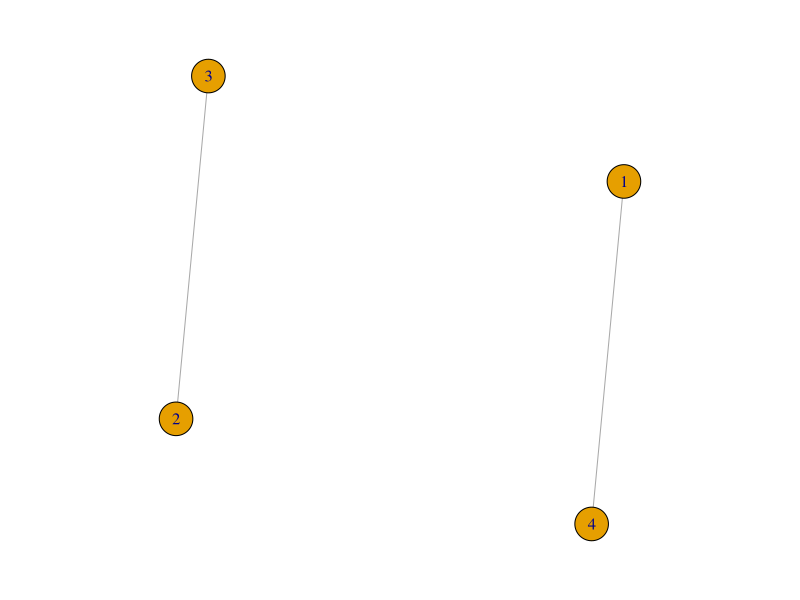
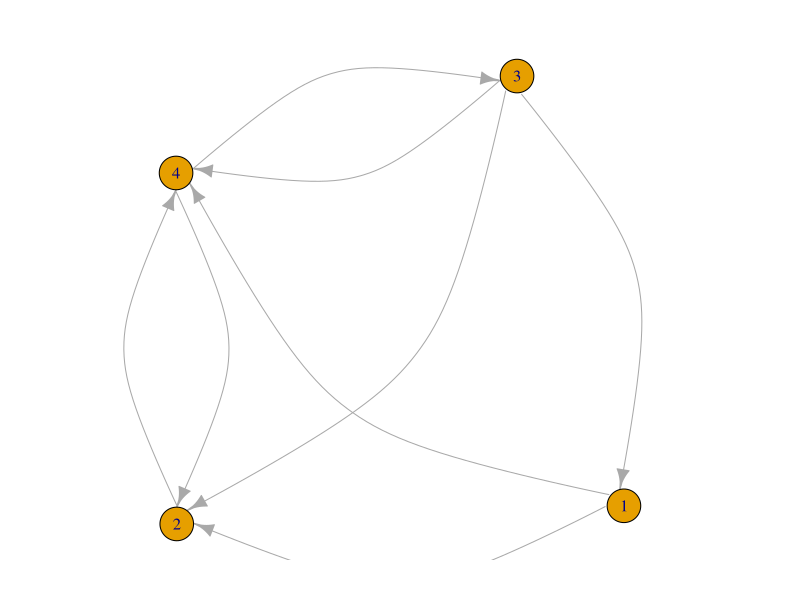
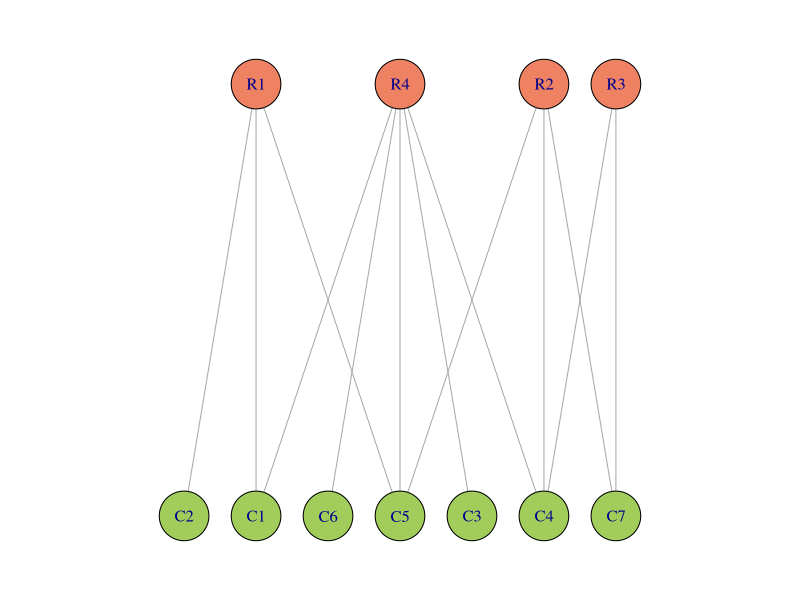
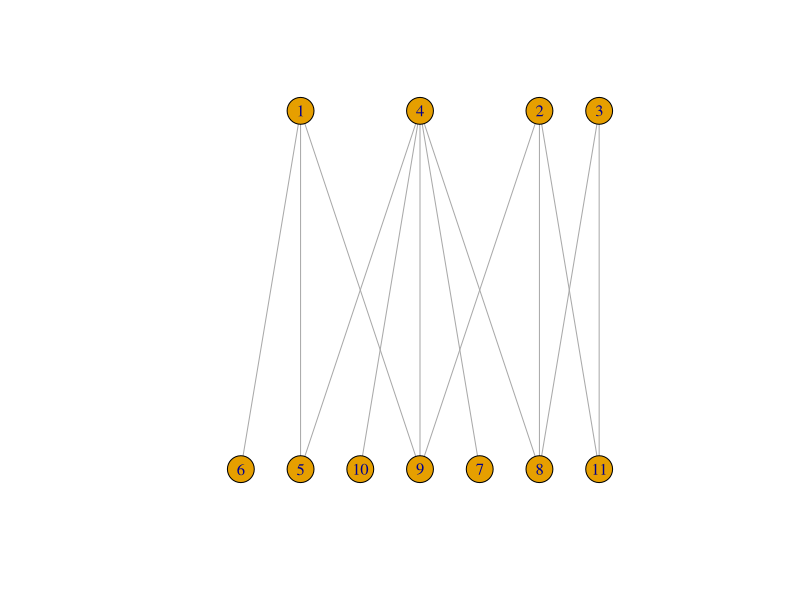

Here is the R script that generated these plots, in order:
setwd("~/Dropbox/Multiplex/Ecologie/Exposes/2017-06-Inecol-Xalapa/Code_R_plots")

library(igraph)
library(xtable)

##### Symetric
n=4
X=matrix(rbinom(n^2,1,.2),nrow=n,ncol=n)
diag(X)=0
X[lower.tri(X)]=X[upper.tri(X)]
isSymmetric(X)


xtable(X,digits = 1)

G=graph_from_adjacency_matrix(X,mode="undirected")
par(mar = c(2, 2, 2, 2))
plot(G)

##### Directed

n=4
X=matrix(rbinom(n^2,1,.4),nrow=n,ncol=n)
diag(X)=0
isSymmetric(X)


xtable(X,digits = 0,label = NULL)
G=graph_from_adjacency_matrix(X,mode="directed")
par(mar = c(2, 2, 2, 2))
plot(G,edge.curved  = 0.5)

### LBM

n=4
m=7
X=matrix(rbinom(n*m,1,.4),nrow=n,ncol=m)

xtable(X)

G=graph_from_incidence_matrix(X)
names.nodes <- c(paste('R',1:n,sep=''),paste('C',1:m,sep=''))
col.nodes <- c(rep('salmon2',n),rep('darkolivegreen3',m))
plot(G,layout=layout_as_bipartite,vertex.label=names.nodes, vertex.size = 23, vertex.color=col.nodes )

pdf("graphe_bipartite.pdf")
plot(G,layout=layout_as_bipartite)
dev.off()


